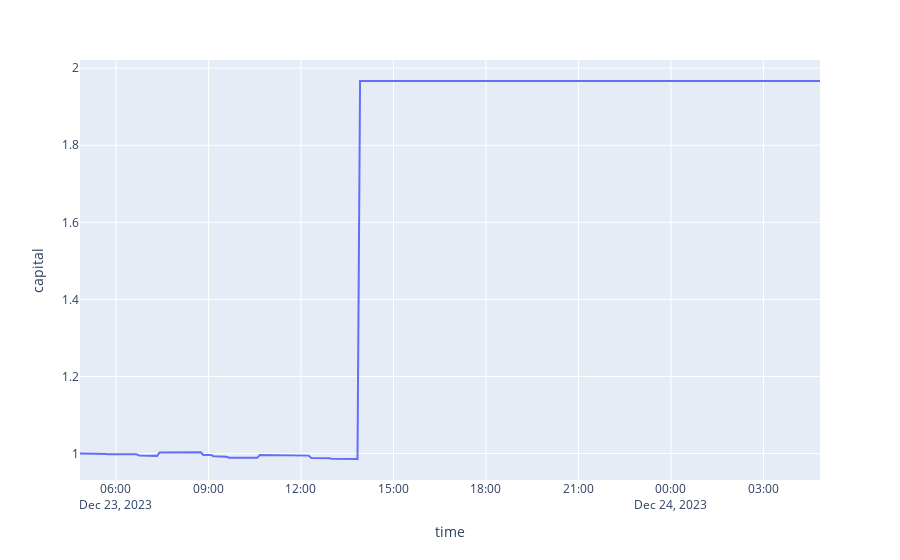

The code cell stored with this chart in its notebook:
### Code cell
capital = 1
df['capital'] = 0
df_len = df.shape[0]
capital_ls = []
price_in = None

for ix in range(0, df_len):
    if ix < df_len - 1:
        row = df.iloc[ix]
        next_row = df.iloc[ix + 1]
        best_ask = row['best_ask']
        
        if row['prediction'] == 1:
            if price_in == None:
                price_in = row['best_bid']
        else:
            if price_in:
                pnl = (price_in - best_ask) / price_in
                # alog.info((pnl, price_in, best_ask))
                capital = capital + (capital * pnl * (1 - 0.005))
                
            price_in = None
            
    #alog.info(capital)
    capital_ls.append(capital)

df['capital'] = np.asarray(capital_ls)
print(df)
px.line(df, y='capital', height=700)

### Figure 1 — Plotly figure (JSON) as saved in the notebook; plotly's stock layout.template omitted (floating-point values rounded to 4 significant figures; data arrays with more than 128 entries replaced by an {"elided": "..."} marker saying what was removed)
{"data": [{"hovertemplate": "time=%{x}<br>capital=%{y}<extra></extra>", "legendgroup": "", "line": {"color": "#636efa", "dash": "solid"}, "marker": {"symbol": "circle"}, "mode": "lines", "name": "", "orientation": "v", "showlegend": false, "type": "scatter", "x": {"elided": "289 str values"}, "xaxis": "x", "y": {"elided": "289 float values"}, "yaxis": "y"}], "layout": {"autosize": true, "legend": {"tracegroupgap": 0}, "margin": {"t": 60}, "xaxis": {"anchor": "y", "autorange": true, "domain": [0, 1], "range": ["2023-12-23 04:50", "2023-12-24 04:50"], "title": {"text": "time"}, "type": "date"}, "yaxis": {"anchor": "x", "autorange": true, "domain": [0, 1], "range": [0.9314, 2.021], "title": {"text": "capital"}, "type": "linear"}}}
